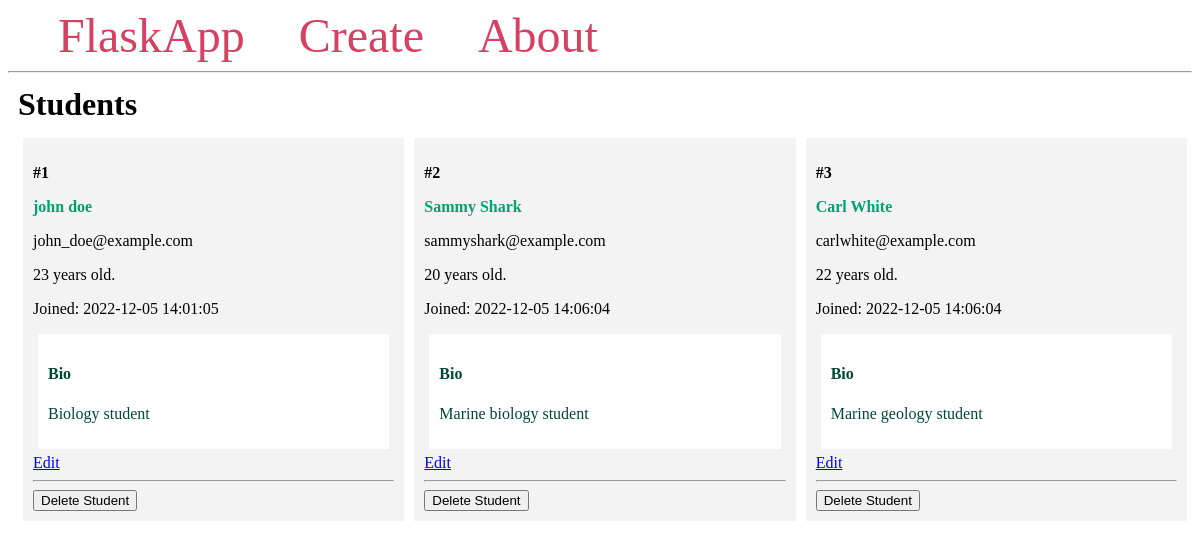
The page / on the database its author committed.
### app.py (models this page shows, shortened)
class Student(db.Model):
    id = db.Column(db.Integer, primary_key=True)
    firstname = db.Column(db.String(100), nullable=False)
    lastname = db.Column(db.String(100), nullable=False)
    email = db.Column(db.String(80), unique=True, nullable=False)
    age = db.Column(db.Integer)
    created_at = db.Column(db.DateTime(timezone=True),
                           server_default=func.now())
    bio = db.Column(db.Text)

### app.py (the view)
@app.route('/')
def index():
	students = Student.query.all()
	return render_template('index.html', students=students)

### templates/index.html
{% extends 'base.html' %} {% block content %}
    <h1 class="title">{% block title %} Students {% endblock %}</h1>
    <div class="content">
        {% for student in students %}
            <div class="student">
                <p><b>#{{ student.id }}</b></p>
                <b>
                    <p class="name">
                        <a href="{{url_for('student', student_id=student.id)}}">
                            {{ student.firstname }} {{ student.lastname }}
                        </a>
                    </p>
                </b>
                <p>{{ student.email }}</p>
                <p>{{ student.age }} years old.</p>
                <p>Joined: {{ student.created_at }}</p>
                <div class="bio">
                    <h4>Bio</h4>
                    <p>{{ student.bio }}</p>
                </div>
                <a href="{{ url_for('edit', student_id=student.id) }}">Edit</a>
                <hr>
                <form method="POST"
                        action="{{ url_for('delete', student_id=student.id) }}">
                    <input type="submit" value="Delete Student"
                        onclick="return confirm('Are you sure you want to delete this entry?')">
                </form>
            </div>
        {% endfor %}
    </div>
{% endblock %}

### templates/base.html (shortened to what this page needs)
<!DOCTYPE html> <html lang="en"> <head>
     </head> <body>
    <nav>
        <a href="{{ url_for('index') }}">FlaskApp</a>
        <a href="{{ url_for('create') }}">Create</a>
        <a href="{{ url_for('about') }}">About</a>
    </nav>
    <hr>
    <div class="content">
        {% block content %} {% endblock %}
    </div> </body>
</html>

### templates/base.html (style rules this page uses)
.title { margin: 5px; }
.content { margin: 5px; width: 100%; display: flex; flex-direction: row; flex-wrap: wrap; }
.student { flex: 20%; padding: 10px; margin: 5px; background-color: #f3f3f3; inline-size: 100%; }
.bio { padding: 10px; margin: 5px; background-color: #ffffff; color: #004835; }
.name a { color: #00a36f; text-decoration: none; }
nav a { color: #d64161; font-size: 3em; margin-left: 50px; text-decoration: none; }

### rows shown on the page
Student: id "1", firstname "john", lastname "doe", email "john_doe@example.com", age "23", created_at "2022-12-05 14:01:05", bio "Biology student"
Student: id "2", firstname "Sammy", lastname "Shark", email "sammyshark@example.com", age "20", created_at "2022-12-05 14:06:04", bio "Marine biology student"
Student: id "3", firstname "Carl", lastname "White", email "carlwhite@example.com", age "22", created_at "2022-12-05 14:06:04", bio "Marine geology student"
